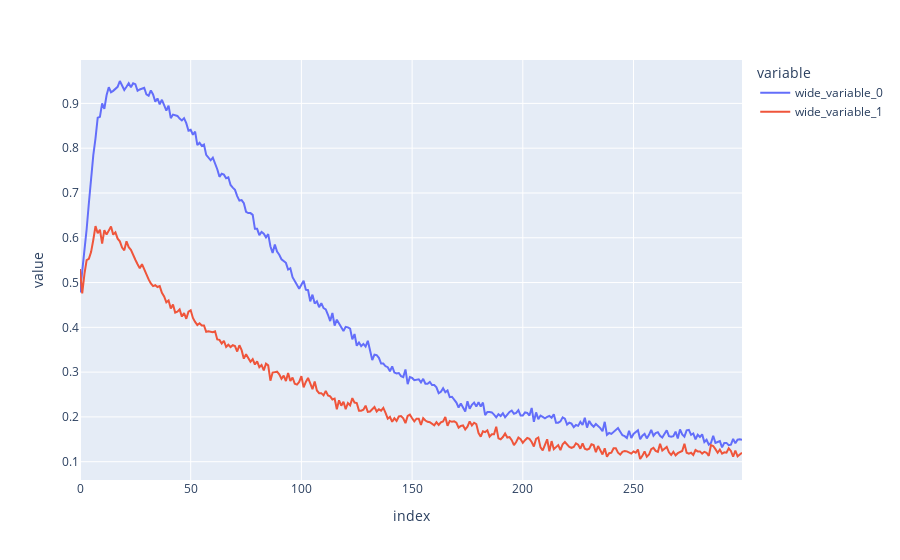

Notebook source saved alongside this figure:
### Code cell
px.line(y=[np.mean(ls, axis=0), np.mean(dls, axis=0)])

### Figure 1 — Plotly figure (JSON) as saved in the notebook; plotly's stock layout.template omitted (floating-point values rounded to 4 significant figures; data arrays with more than 128 entries replaced by an {"elided": "..."} marker saying what was removed)
{"data": [{"hovertemplate": "variable=wide_variable_0<br>index=%{x}<br>value=%{y}<extra></extra>", "legendgroup": "wide_variable_0", "line": {"color": "#636efa", "dash": "solid"}, "marker": {"symbol": "circle"}, "mode": "lines", "name": "wide_variable_0", "orientation": "v", "showlegend": true, "type": "scatter", "x": {"elided": "300 int values"}, "xaxis": "x", "y": {"elided": "300 float values"}, "yaxis": "y"}, {"hovertemplate": "variable=wide_variable_1<br>index=%{x}<br>value=%{y}<extra></extra>", "legendgroup": "wide_variable_1", "line": {"color": "#EF553B", "dash": "solid"}, "marker": {"symbol": "circle"}, "mode": "lines", "name": "wide_variable_1", "orientation": "v", "showlegend": true, "type": "scatter", "x": {"elided": "300 int values"}, "xaxis": "x", "y": {"elided": "300 float values"}, "yaxis": "y"}], "layout": {"autosize": true, "legend": {"title": {"text": "variable"}, "tracegroupgap": 0}, "margin": {"t": 60}, "xaxis": {"anchor": "y", "autorange": true, "domain": [0, 1], "range": [0, 299], "title": {"text": "index"}, "type": "linear"}, "yaxis": {"anchor": "x", "autorange": true, "domain": [0, 1], "range": [0.05911, 0.9969], "title": {"text": "value"}, "type": "linear"}}}
